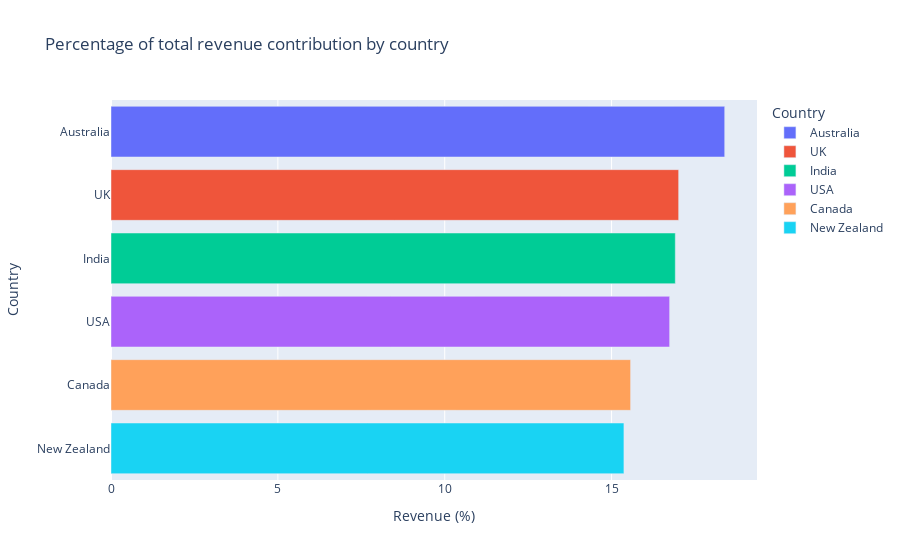

Write notebook code for a chart like this one.
### Code cell
# Bar plot showing total revenue percentage contribution by country
fig = px.bar(df_agg_revenue, x='%_revenue', y='country', color='country', title='Percentage of total revenue contribution by country', labels={'%_revenue': 'Revenue (%)', 'country':'Country'})

fig.show()

### Figure 1 — Plotly figure (JSON) as saved in the notebook; plotly's stock layout.template omitted (floating-point values rounded to 4 significant figures)
{"data": [{"alignmentgroup": "True", "hovertemplate": "Country=%{y}<br>Revenue (%)=%{x}<extra></extra>", "legendgroup": "Australia", "marker": {"color": "#636efa", "pattern": {"shape": ""}}, "name": "Australia", "offsetgroup": "Australia", "orientation": "h", "showlegend": true, "textposition": "auto", "type": "bar", "x": [18.39], "xaxis": "x", "y": ["Australia"], "yaxis": "y"}, {"alignmentgroup": "True", "hovertemplate": "Country=%{y}<br>Revenue (%)=%{x}<extra></extra>", "legendgroup": "UK", "marker": {"color": "#EF553B", "pattern": {"shape": ""}}, "name": "UK", "offsetgroup": "UK", "orientation": "h", "showlegend": true, "textposition": "auto", "type": "bar", "x": [17.01], "xaxis": "x", "y": ["UK"], "yaxis": "y"}, {"alignmentgroup": "True", "hovertemplate": "Country=%{y}<br>Revenue (%)=%{x}<extra></extra>", "legendgroup": "India", "marker": {"color": "#00cc96", "pattern": {"shape": ""}}, "name": "India", "offsetgroup": "India", "orientation": "h", "showlegend": true, "textposition": "auto", "type": "bar", "x": [16.91], "xaxis": "x", "y": ["India"], "yaxis": "y"}, {"alignmentgroup": "True", "hovertemplate": "Country=%{y}<br>Revenue (%)=%{x}<extra></extra>", "legendgroup": "USA", "marker": {"color": "#ab63fa", "pattern": {"shape": ""}}, "name": "USA", "offsetgroup": "USA", "orientation": "h", "showlegend": true, "textposition": "auto", "type": "bar", "x": [16.74], "xaxis": "x", "y": ["USA"], "yaxis": "y"}, {"alignmentgroup": "True", "hovertemplate": "Country=%{y}<br>Revenue (%)=%{x}<extra></extra>", "legendgroup": "Canada", "marker": {"color": "#FFA15A", "pattern": {"shape": ""}}, "name": "Canada", "offsetgroup": "Canada", "orientation": "h", "showlegend": true, "textposition": "auto", "type": "bar", "x": [15.57], "xaxis": "x", "y": ["Canada"], "yaxis": "y"}, {"alignmentgroup": "True", "hovertemplate": "Country=%{y}<br>Revenue (%)=%{x}<extra></extra>", "legendgroup": "New Zealand", "marker": {"color": "#19d3f3", "pattern": {"shape": ""}}, "name": "New Zealand", "offsetgroup": "New Zealand", "orientation": "h", "showlegend": true, "textposition": "auto", "type": "bar", "x": [15.37], "xaxis": "x", "y": ["New Zealand"], "yaxis": "y"}], "layout": {"barmode": "relative", "legend": {"title": {"text": "Country"}, "tracegroupgap": 0}, "title": {"text": "Percentage of total revenue contribution by country"}, "xaxis": {"anchor": "y", "domain": [0, 1], "title": {"text": "Revenue (%)"}}, "yaxis": {"anchor": "x", "categoryarray": ["New Zealand", "Canada", "USA", "India", "UK", "Australia"], "categoryorder": "array", "domain": [0, 1], "title": {"text": "Country"}}}}
